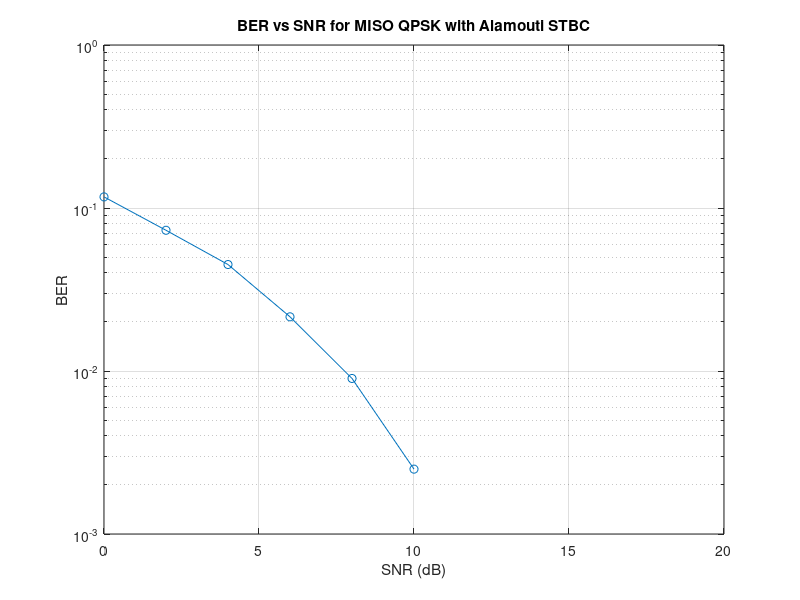

Reproduce this figure in MATLAB.
clc;
clear;

N = 1000; % Number of symbols
x = randi([0 1], 1, 2*N);

% QPSK Modulation (Baseband)
xmod = ((1-2*x(1:2:end)) + 1j * (1-2*x(2:2:end))) / sqrt(2);

% Alamouti STBC Encoding
s1 = xmod(1:2:end);
s2 = xmod(2:2:end);
s = [s1; s2];
s = [s; [-conj(s(2,:)); conj(s(1,:))]];

% Channel: Assume two independent channels (MISO)
h1 = (randn(1, N/2) + 1j * randn(1, N/2)) / sqrt(2);
h2 = (randn(1, N/2) + 1j * randn(1, N/2)) / sqrt(2);

% Noise generation
noise = (randn(2, N/2) + 1j * randn(2, N/2)) / sqrt(2);

snr_db = 0:2:20; % SNR values in dB
ber = zeros(size(snr_db)); % To store BER values

for i = 1:length(snr_db)
    snrdb = snr_db(i);
    snrlin = db2pow(snrdb);

    % Received signal with noise through the channels
    yrx1 = h1 .* s(1,:) + h2 .* s(2,:) + sqrt(1/snrlin) * noise(1,:);
    yrx2 = h1 .* s(3,:) + h2 .* s(4,:) + sqrt(1/snrlin) * noise(2,:);

    % Alamouti STBC Decoding
    y1 = yrx1;
    y2 = yrx2;

    % Combined received signal
    r1 = conj(h1) .* y1 + h2 .* conj(y2);
    r2 = conj(h2) .* y1 - h1 .* conj(y2);

    % Normalize received signals
    h_combined = abs(h1).^2 + abs(h2).^2;
    r1 = r1 ./ h_combined;
    r2 = r2 ./ h_combined;

    % Combine received symbols
    r_combined = reshape([r1; r2], 1, []);

    % QPSK Demodulation
    ydemod = zeros(1, 2*N);
    ydemod(1:4:end) = real(r1) < 0; % In-phase component
    ydemod(2:4:end) = imag(r1) < 0; % Quadrature component
    ydemod(3:4:end) = real(r2) < 0; % In-phase component
    ydemod(4:4:end) = imag(r2) < 0; % Quadrature component

    % BER Calculation
    BERcount = sum(xor(ydemod, x));
    ber(i) = BERcount / (2 * N);
end

% Plot BER vs SNR
figure;
semilogy(snr_db, ber, '-o');
grid on;
xlabel('SNR (dB)');
ylabel('BER');
title('BER vs SNR for MISO QPSK with Alamouti STBC');
